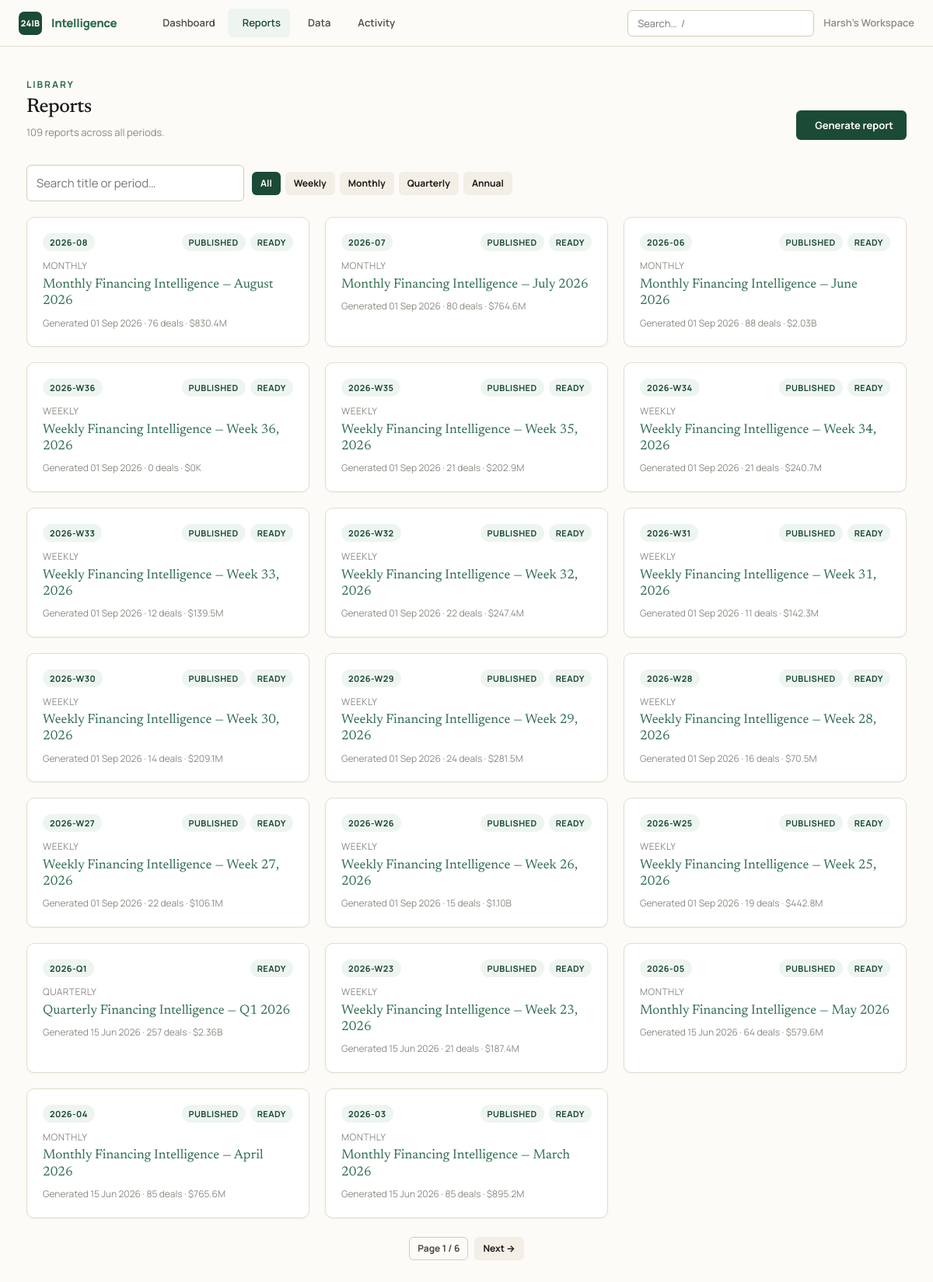
The page /reports/ on the database as committed earlier.
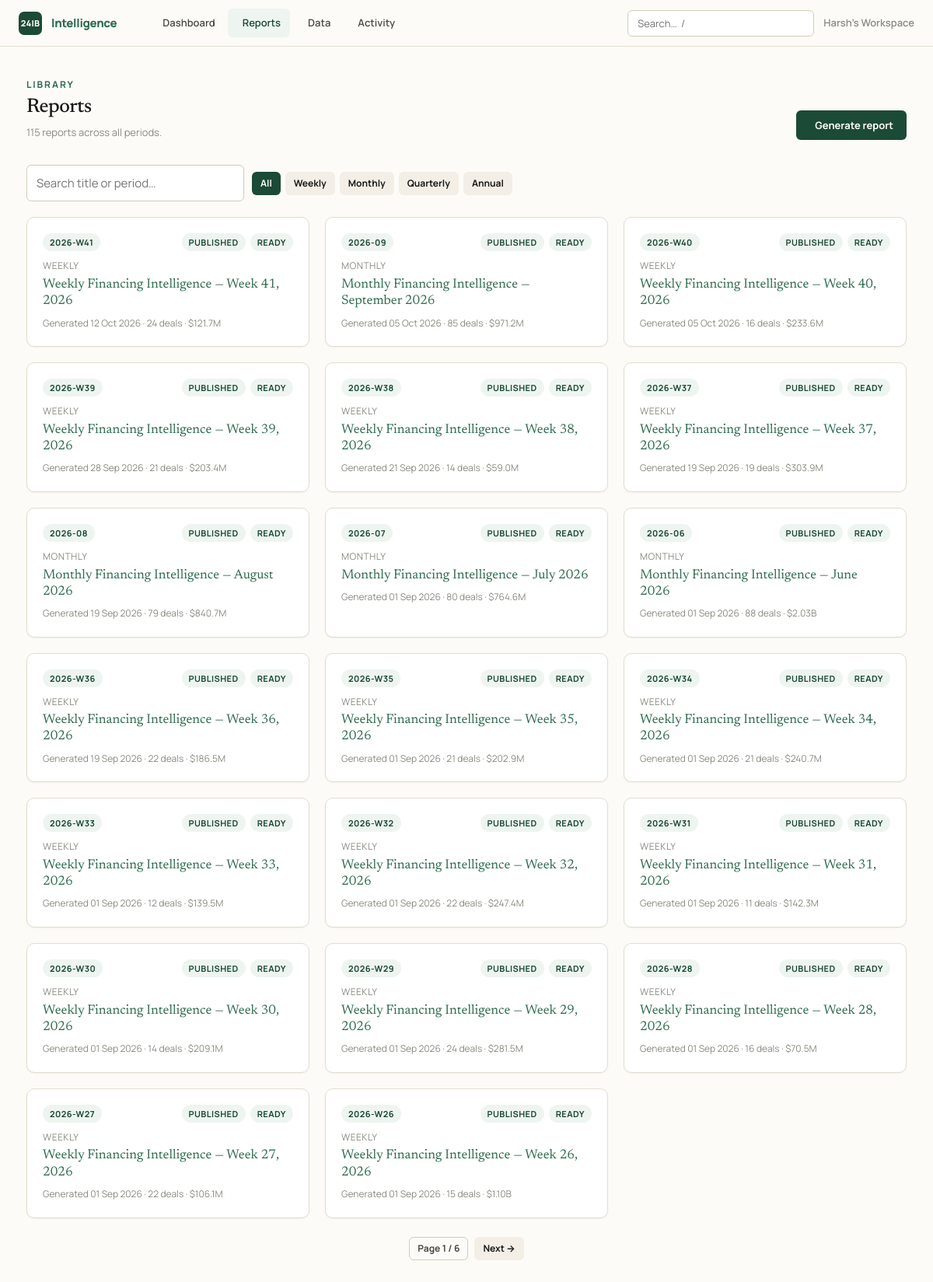
The same page on the database as committed later.
### intelligence/models.py (models this page shows)
class Report(db.Model):
    __tablename__ = "reports"
    id: Mapped[int] = mapped_column(primary_key=True)
    organization_id: Mapped[int] = mapped_column(ForeignKey("organizations.id"), nullable=False)
    period_type: Mapped[PeriodType] = mapped_column(Enum(PeriodType), nullable=False)
    period_key: Mapped[str] = mapped_column(String(40), nullable=False)  # e.g. 2026-W14, 2026-05, 2026-Q1, 2026
    title: Mapped[str] = mapped_column(String(240), default="")
    edition_no: Mapped[int | None] = mapped_column(Integer, nullable=True)
    status: Mapped[ReportStatus] = mapped_column(Enum(ReportStatus), default=ReportStatus.PENDING)
    payload_json: Mapped[str] = mapped_column(Text, default="{}")  # see `payload` property — the full computed report
    error: Mapped[str | None] = mapped_column(Text, nullable=True)  # set only when status == FAILED
    share_token: Mapped[str] = mapped_column(String(48), default=_token, unique=True, index=True)
    is_published: Mapped[bool] = mapped_column(Boolean, default=False)
    notes: Mapped[str] = mapped_column(Text, default="")  # free-form personal notes, not shown on the public page
    created_at: Mapped[datetime] = mapped_column(DateTime, default=_utcnow)
    generated_at: Mapped[datetime | None] = mapped_column(DateTime, nullable=True)  # set when status becomes READY
    organization: Mapped["Organization"] = relationship(back_populates="reports")
    @property
    def payload(self) -> dict:
        return json.loads(self.payload_json or "{}")
    @payload.setter
    def payload(self, data: dict) -> None:
        """Serialise ``data`` to JSON for storage.

        ``default=str`` lets ``date``/``datetime`` values inside the payload
        (produced by ``aggregate.build_payload``) serialise without callers
        having to hand-roll a JSON encoder for every report field.
        """
        self.payload_json = json.dumps(data, default=str)

### intelligence/reports/routes.py (the view)
@bp.route("/")
def index():
    org = require_org()
    q = (request.args.get("q") or "").strip()
    type_filter = request.args.get("type") or ""
    page = _clamp_int(request.args.get("page"), default=1, lo=1, hi=1_000_000)
    filters = [Report.organization_id == org.id]
    if type_filter in {pt.value for pt in PeriodType}:
        filters.append(Report.period_type == PeriodType(type_filter))
    if q:
        like = f"%{q}%"
        filters.append(or_(Report.title.ilike(like), Report.period_key.ilike(like)))
    total = db.session.scalar(select(func.count(Report.id)).where(*filters)) or 0
    pages = max(1, (total + _PER_PAGE - 1) // _PER_PAGE)
    page = min(page, pages)
    reports = db.session.scalars(
        select(Report).where(*filters).order_by(Report.created_at.desc())
        .limit(_PER_PAGE).offset((page - 1) * _PER_PAGE)
    ).all()
    all_total = db.session.scalar(
        select(func.count(Report.id)).where(Report.organization_id == org.id)
    ) or 0
    return render_template(
        "reports/index.html", reports=reports, total=total, all_total=all_total,
        page=page, pages=pages, q=q, type_filter=type_filter, active="reports",
    )

### intelligence/__init__.py (called while the page is built)
def _register_security_headers(app: Flask) -> None:
    @app.after_request
    def _set_headers(resp):  # noqa: WPS430
        resp.headers.setdefault("X-Content-Type-Options", "nosniff")
        resp.headers.setdefault("X-Frame-Options", "SAMEORIGIN")
        resp.headers.setdefault("Referrer-Policy", "strict-origin-when-cross-origin")
        resp.headers.setdefault("Content-Security-Policy", _CSP)
        if app.config.get("SESSION_COOKIE_SECURE"):
            resp.headers.setdefault(
                "Strict-Transport-Security", "max-age=31536000; includeSubDomains"
            )
        return resp

### intelligence/clock.py (called while the page is built)
def utcnow() -> datetime:
    return datetime.now(timezone.utc).replace(tzinfo=None)

### intelligence/reports/routes.py (called while the page is built)
def _clamp_int(raw, default: int, lo: int, hi: int) -> int:
    try:
        return max(lo, min(int(raw), hi))
    except (TypeError, ValueError):
        return default

### intelligence/tenancy.py (called while the page is built, shortened)
def ensure_workspace() -> Organization:
    org = db.session.query(Organization).first()
    if org is not None:
        return org

def require_org() -> Organization:
    if "workspace" not in g:
        g.workspace = ensure_workspace()
    return g.workspace

### intelligence/templates/reports/index.html (shortened to what this page needs)
{% extends "base.html" %}
{% block content %}
<div class="page-head">
  <div><div class="eyebrow">Library</div><h1 class="page-title">Reports</h1>
  <p class="page-sub">{{ all_total }} report{{ '' if all_total==1 else 's' }} across all periods.</p></div>
  <a class="btn btn-primary" href="{{ url_for('reports.new') }}"> Generate report</a>
</div>
{% if all_total == 0 %}
<div class="empty">
  <h3>No reports yet</h3>
  <p>Generate your first weekly, monthly, quarterly or annual intelligence report.</p>
  <a class="btn btn-primary" style="margin-top:16px" href="{{ url_for('reports.new') }}">Generate a report</a>
</div>
{% else %}
<form method="get" style="display:flex;gap:10px;flex-wrap:wrap;align-items:center;margin-bottom:var(--sp-5)">
  <input class="input" type="search" name="q" value="{{ q }}" placeholder="Search title or period…" style="max-width:280px">
  <div style="display:flex;gap:6px;flex-wrap:wrap">
    <a class="btn btn-sm {{ 'btn-primary' if not type_filter }}" href="{{ url_for('reports.index', q=q) }}">All</a>
    {% for pt in PeriodType %}
    <a class="btn btn-sm {{ 'btn-primary' if type_filter==pt.value }}" href="{{ url_for('reports.index', q=q, type=pt.value) }}">{{ pt.value|capitalize }}</a>
    {% endfor %}
  </div>
</form>
{% if reports %}
<div class="grid grid-3">
  {% for r in reports %}
  <a class="card card-hover" href="{{ url_for('reports.view', report_id=r.id) }}">
    <div style="display:flex;justify-content:space-between;align-items:start;margin-bottom:10px">
      <span class="badge badge-green">{{ r.period_key }}</span>
      <div style="display:flex;gap:6px">
        {% if r.period_type.value in ('weekly','monthly') %}
        <span class="badge badge-{{ 'green' if r.is_published else 'gray' }}">{{ 'published' if r.is_published else 'draft' }}</span>
        {% endif %}
        <span class="badge badge-{{ 'green' if r.status.value=='ready' else 'amber' }}">{{ r.status.value }}</span>
      </div>
    </div>
    <div class="muted" style="font-size:var(--text-xs);text-transform:uppercase;letter-spacing:0.04em;margin-bottom:4px">{{ r.period_type.value }}</div>
    <div style="font-family:var(--font-serif);font-size:var(--text-md);line-height:1.25">{{ r.title }}</div>
    <div class="muted" style="font-size:var(--text-xs);margin-top:8px">
      {% if r.generated_at %}Generated {{ r.generated_at.strftime('%d %b %Y') }}{% else %}Not generated{% endif %}
      {% if r.payload.stats %} · {{ r.payload.stats.total_deals }} deals · {{ r.payload.stats.total_capital_label }}{% endif %}
    </div>
  </a>
  {% endfor %}
</div>
{% if pages > 1 %}
<div style="display:flex;gap:8px;justify-content:center;margin-top:var(--sp-6)">
  <span class="btn btn-sm btn-ghost">Page {{ page }} / {{ pages }}</span>
  {% if page < pages %}<a class="btn btn-sm" href="{{ url_for('reports.index', q=q, type=type_filter, page=page+1) }}">Next →</a>{% endif %}
</div>
{% endif %}
{% else %}
<div class="empty">
  <h3>No reports match</h3>
  <p>Try a different search or clear the filter.</p>
</div>
{% endif %}
{% endif %}
{% endblock %}

Rows that differ between the two databases and show on the page:
no longer on this page (row unchanged): Report: period_key "2026-W25", is_published "PUBLISHED", status.value "READY", period_type.value "WEEKLY", title "Weekly Financing Intelligence — Week 25, 2026", generated_at "01 Sep 2026", payload.stats.total_deals "19", payload.stats.total_capital_label "$442.8M"
no longer on this page (row unchanged): Report: period_key "2026-Q1", status.value "READY", period_type.value "QUARTERLY", title "Quarterly Financing Intelligence — Q1 2026", generated_at "15 Jun 2026", payload.stats.total_deals "257", payload.stats.total_capital_label "$2.36B"
no longer on this page (row unchanged): Report: period_key "2026-W23", is_published "PUBLISHED", status.value "READY", period_type.value "WEEKLY", title "Weekly Financing Intelligence — Week 23, 2026", generated_at "15 Jun 2026", payload.stats.total_deals "21", payload.stats.total_capital_label "$187.4M"
no longer on this page (row unchanged): Report: period_key "2026-05", is_published "PUBLISHED", status.value "READY", period_type.value "MONTHLY", title "Monthly Financing Intelligence — May 2026", generated_at "15 Jun 2026", payload.stats.total_deals "64", payload.stats.total_capital_label "$579.6M"
no longer on this page (row unchanged): Report: period_key "2026-04", is_published "PUBLISHED", status.value "READY", period_type.value "MONTHLY", title "Monthly Financing Intelligence — April 2026", generated_at "15 Jun 2026", payload.stats.total_deals "85", payload.stats.total_capital_label "$765.6M"
no longer on this page (row unchanged): Report: period_key "2026-03", is_published "PUBLISHED", status.value "READY", period_type.value "MONTHLY", title "Monthly Financing Intelligence — March 2026", generated_at "15 Jun 2026", payload.stats.total_deals "85", payload.stats.total_capital_label "$895.2M"
added Report: period_key "2026-W41", is_published "PUBLISHED", status.value "READY", period_type.value "WEEKLY", title "Weekly Financing Intelligence — Week 41, 2026", generated_at "12 Oct 2026", payload.stats.total_deals "24", payload.stats.total_capital_label "$121.7M"
added Report: period_key "2026-09", is_published "PUBLISHED", status.value "READY", period_type.value "MONTHLY", title "Monthly Financing Intelligence — September 2026", generated_at "05 Oct 2026", payload.stats.total_deals "85", payload.stats.total_capital_label "$971.2M"
added Report: period_key "2026-W40", is_published "PUBLISHED", status.value "READY", period_type.value "WEEKLY", title "Weekly Financing Intelligence — Week 40, 2026", generated_at "05 Oct 2026", payload.stats.total_deals "16", payload.stats.total_capital_label "$233.6M"
added Report: period_key "2026-W39", is_published "PUBLISHED", status.value "READY", period_type.value "WEEKLY", title "Weekly Financing Intelligence — Week 39, 2026", generated_at "28 Sep 2026", payload.stats.total_deals "21", payload.stats.total_capital_label "$203.4M"
added Report: period_key "2026-W38", is_published "PUBLISHED", status.value "READY", period_type.value "WEEKLY", title "Weekly Financing Intelligence — Week 38, 2026", generated_at "21 Sep 2026", payload.stats.total_deals "14", payload.stats.total_capital_label "$59.0M"
added Report: period_key "2026-W37", is_published "PUBLISHED", status.value "READY", period_type.value "WEEKLY", title "Weekly Financing Intelligence — Week 37, 2026", generated_at "19 Sep 2026", payload.stats.total_deals "19", payload.stats.total_capital_label "$303.9M"
changed Report "Monthly Financing Intelligence — August 2026": generated_at "01 Sep 2026" → "19 Sep 2026"; payload.stats.total_deals "76" → "79"; payload.stats.total_capital_label "$830.4M" → "$840.7M"
changed Report "Weekly Financing Intelligence — Week 36, 2026": generated_at "01 Sep 2026" → "19 Sep 2026"; payload.stats.total_deals "0" → "22"; payload.stats.total_capital_label "$0K" → "$186.5M"
Other text that changed with them:
{{ all_total }}: "109" → "115"
